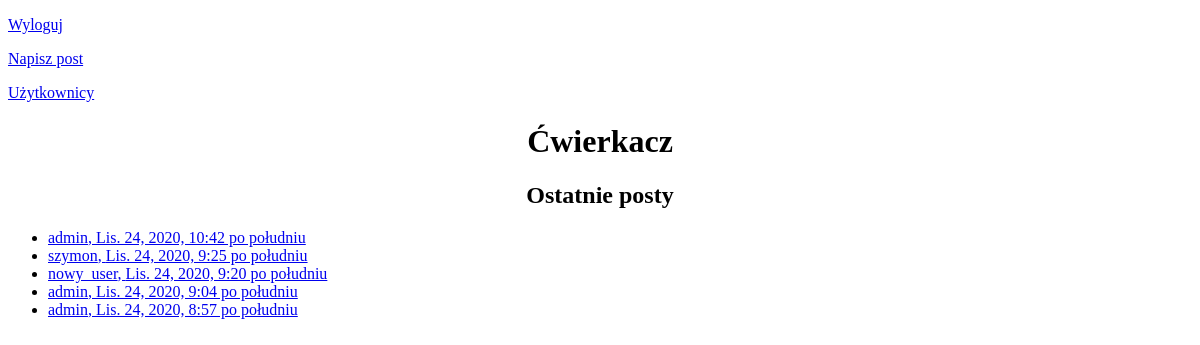
Page /posts/ (signed in) on the earlier database version.
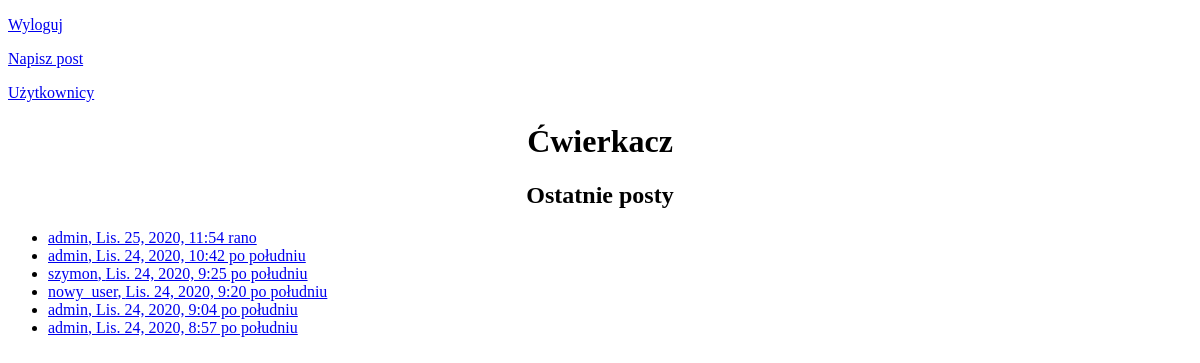
Same page on the later database version.
### cwierkacz/models.py (models this page shows, shortened)
class Post(models.Model):
    author = models.ForeignKey(User, on_delete=models.CASCADE)
    text = models.TextField()
    created_date = models.DateTimeField()

### cwierkacz/views.py (the view)
# urls.py: path('posts/', login_required(views.PostsListView.as_view()), name='posts'),
class PostsListView(generic.ListView):
    template_name = 'cwierkacz/posts.html'
    context_object_name = 'latest_posts'
    def get_queryset(self):
        return Post.objects.order_by('-created_date')[:10]

### templates/cwierkacz/posts.html (shortened to what this page needs)
<!DOCTYPE html>
<html lang="en">
<head>
</head>
<body>
{% load tz %}
{% localtime on %}
    <p style="text-align: left"><a href="{% url 'cwierkacz:logout' %}">Wyloguj</a></p>
    <p style="text-align: left"><a href="{% url 'cwierkacz:create-post' %}">Napisz post</a></p>
    <p style="text-align: left"><a href="{% url 'cwierkacz:users' %}">Użytkownicy</a></p>
    <h1 style="text-align: center">Ćwierkacz</h1>
    <h2 style="text-align: center">Ostatnie posty</h2>
    {% if latest_posts %}
        <ul>
            {% for post in latest_posts %}
                <li>
                    <a href="{% url 'cwierkacz:post-detail' post.id %}">
                        {{ post.author.username }}, {{ post.created_date | localtime }}</a>
                </li>
            {% endfor %}
        </ul>
    {% else %}
        <p>Brak postów.</p>
    {% endif %}
{% endlocaltime %}
</body>
</html>

Differences in the rows shown:
added Post: author.username "admin", created_date "Lis. 25, 2020, 11:54 rano"
